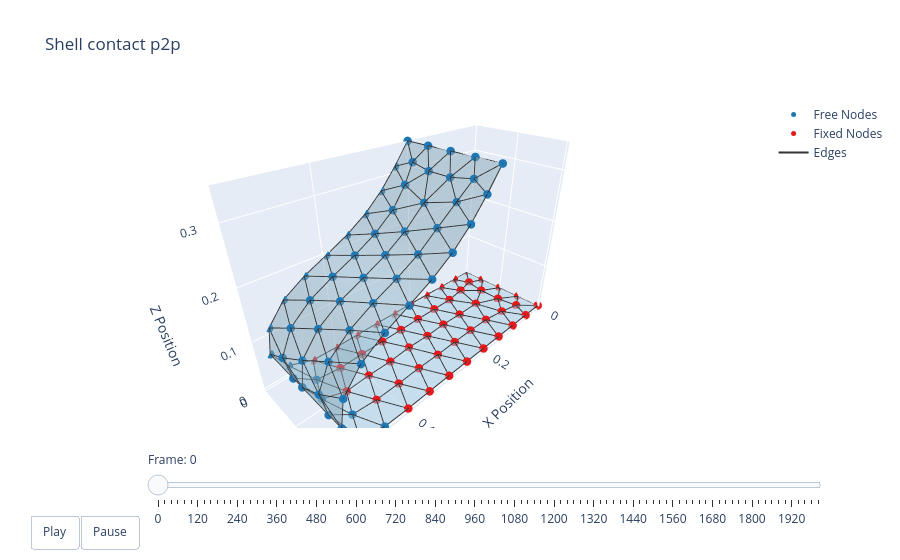

Notebook code cell kept with this figure:
### Code cell
t = np.arange(robot.sim_params.total_time, step=robot.sim_params.dt)
options = dismech.AnimationOptions(title='Shell contact p2p', plot_step=20)

fig = dismech.get_interactive_animation_plotly(robot, t, qs, options)
fig.show()

### Figure 1 — Plotly figure (JSON) as saved in the notebook; plotly's stock layout.template omitted (floating-point values rounded to 4 significant figures; data arrays with more than 128 entries replaced by an {"elided": "..."} marker saying what was removed)
{"data": [{"marker": {"color": "#1f78b4", "size": 5}, "mode": "markers", "name": "Free Nodes", "type": "scatter3d", "x": [0.2, 0.2, 0.4964, 0.5222, 0.5139, 0.4812, 0.4386, 0.3932, 0.3481, 0.3054, 0.2667, 0.2321, 0.2322, 0.2669, 0.3056, 0.3484, 0.3935, 0.439, 0.4815, 0.514, 0.5223, 0.4962, 0.4498, 0.2, 0.2, 0.2, 0.2215, 0.2489, 0.226, 0.2845, 0.2261, 0.3259, 0.2211, 0.3705, 0.4163, 0.2488, 0.4612, 0.2845, 0.5003, 0.3261, 0.5224, 0.3706, 0.5132, 0.4165, 0.4742, 0.4612, 0.5004, 0.5226, 0.5133, 0.4742, 0.2613, 0.3051, 0.348, 0.3935, 0.4392, 0.4822, 0.5145, 0.5222, 0.4963], "y": [-4.777e-08, 0.2, 0.0003925, 0.0003606, 0.0001345, 7.306e-06, 4.197e-06, 3.788e-05, 6.414e-05, 7.894e-05, 8.065e-05, 6.538e-05, 0.1999, 0.1999, 0.1999, 0.1999, 0.1999, 0.1999, 0.1998, 0.1998, 0.1997, 0.1998, 0.2, 0.05, 0.1, 0.15, 0.03413, 0.04308, 0.07646, 0.04944, 0.1231, 0.05003, 0.1659, 0.05006, 0.05007, 0.1568, 0.05041, 0.1505, 0.05062, 0.1505, 0.05063, 0.15, 0.05095, 0.1499, 0.0509, 0.1509, 0.1507, 0.1507, 0.151, 0.1518, 0.1, 0.1, 0.1001, 0.1001, 0.09993, 0.1015, 0.1017, 0.1, 0.1034], "z": [0.35, 0.35, 0.01888, 0.06156, 0.1107, 0.1485, 0.1746, 0.1956, 0.2173, 0.2435, 0.2753, 0.3115, 0.3116, 0.2755, 0.2438, 0.2177, 0.1961, 0.1751, 0.1489, 0.111, 0.06186, 0.01934, 0.001112, 0.35, 0.35, 0.35, 0.3236, 0.2923, 0.3181, 0.2588, 0.318, 0.2295, 0.3243, 0.206, 0.1857, 0.2925, 0.1633, 0.259, 0.1319, 0.2296, 0.08709, 0.2063, 0.03777, 0.1861, 0.006582, 0.1637, 0.132, 0.08703, 0.03816, 0.006792, 0.2793, 0.2431, 0.2172, 0.196, 0.1755, 0.1492, 0.1108, 0.06185, 0.01922]}, {"marker": {"color": "#e31a1c", "size": 5}, "mode": "markers", "name": "Fixed Nodes", "type": "scatter3d", "x": [0.0, 0.0, 0.0, 0.0, 0.0, 0.05, 0.1, 0.15, 0.1999, 0.2499, 0.2999, 0.3499, 0.3998, 0.4498, 0.3998, 0.3498, 0.2998, 0.2499, 0.1999, 0.1499, 0.1, 0.05, 0.2499, 0.2002, 0.15, 0.09278, 0.4248, 0.3748, 0.3249, 0.2748, 0.225, 0.4247, 0.1748, 0.375, 0.1242, 0.3247, 0.07606, 0.2748, 0.03415, 0.2248, 0.1748, 0.04128, 0.124, 0.04119, 0.07543, 0.03351, 0.4499, 0.3998, 0.3501, 0.2996], "y": [0.0, 0.2, 0.15, 0.1, 0.05, 0.0, 0.0, -1.008e-05, -1.571e-06, 1.64e-05, 3.637e-05, 6.031e-05, 9.715e-05, 0.000202, 0.2001, 0.2001, 0.2001, 0.2, 0.2, 0.2, 0.2, 0.2, 0.1, 0.09838, 0.1, 0.09995, 0.05023, 0.04944, 0.04975, 0.04983, 0.0492, 0.1506, 0.04948, 0.1509, 0.04937, 0.1501, 0.0427, 0.1507, 0.03415, 0.1498, 0.1496, 0.07625, 0.1505, 0.1231, 0.1569, 0.1659, 0.1027, 0.1001, 0.1015, 0.09858], "z": [0.0, 0.0, 0.0, 0.0, 0.0, 0.0, 0.0, 0.0005137, 0.0006821, 0.000727, 0.0007226, 0.0004944, -0.0001653, 0.0009528, -0.0001719, 0.0004919, 0.0007229, 0.0007241, 0.0006787, 0.0005126, 0.0, 0.0, 0.0004917, 0.0004761, 0.0003689, 0.0, -0.0006832, -9.523e-05, 0.0004411, 0.0005486, 0.0005434, -0.0007109, 0.0004984, -0.0001153, 0.0002766, 0.0004373, 0.0, 0.0005465, 0.0, 0.0005375, 0.0004946, 0.0, 0.0002755, 0.0, 0.0, 0.0, 0.0006853, -0.0006236, 0.0001738, 0.0004658]}, {"line": {"color": "#333333", "width": 2}, "mode": "lines", "name": "Edges", "type": "scatter3d", "x": {"elided": "828 float values"}, "y": {"elided": "828 float values"}, "z": {"elided": "828 float values"}}, {"color": "rgba(166, 206, 227, 0.7)", "i": {"elided": "168 int values"}, "j": {"elided": "168 int values"}, "k": {"elided": "168 int values"}, "name": "Faces", "opacity": 0.7, "showscale": false, "type": "mesh3d", "x": [0.0, 0.2, 0.2, 0.0, 0.0, 0.0, 0.0, 0.05, 0.1, 0.15, 0.1999, 0.2499, 0.2999, 0.3499, 0.3998, 0.4498, 0.4964, 0.5222, 0.5139, 0.4812, 0.4386, 0.3932, 0.3481, 0.3054, 0.2667, 0.2321, 0.2322, 0.2669, 0.3056, 0.3484, 0.3935, 0.439, 0.4815, 0.514, 0.5223, 0.4962, 0.4498, 0.3998, 0.3498, 0.2998, 0.2499, 0.1999, 0.1499, 0.1, 0.05, 0.2, 0.2, 0.2, 0.2499, 0.2002, 0.15, 0.09278, 0.2215, 0.2489, 0.226, 0.2845, 0.2261, 0.3259, 0.2211, 0.3705, 0.4163, 0.2488, 0.4612, 0.2845, 0.5003, 0.3261, 0.5224, 0.3706, 0.5132, 0.4165, 0.4742, 0.4612, 0.4248, 0.5004, 0.3748, 0.5226, 0.3249, 0.5133, 0.2748, 0.4742, 0.225, 0.4247, 0.1748, 0.375, 0.1242, 0.3247, 0.07606, 0.2748, 0.03415, 0.2248, 0.1748, 0.04128, 0.124, 0.04119, 0.07543, 0.03351, 0.2613, 0.3051, 0.348, 0.3935, 0.4392, 0.4822, 0.5145, 0.5222, 0.4963, 0.4499, 0.3998, 0.3501, 0.2996], "y": [0.0, -4.777e-08, 0.2, 0.2, 0.15, 0.1, 0.05, 0.0, 0.0, -1.008e-05, -1.571e-06, 1.64e-05, 3.637e-05, 6.031e-05, 9.715e-05, 0.000202, 0.0003925, 0.0003606, 0.0001345, 7.306e-06, 4.197e-06, 3.788e-05, 6.414e-05, 7.894e-05, 8.065e-05, 6.538e-05, 0.1999, 0.1999, 0.1999, 0.1999, 0.1999, 0.1999, 0.1998, 0.1998, 0.1997, 0.1998, 0.2, 0.2001, 0.2001, 0.2001, 0.2, 0.2, 0.2, 0.2, 0.2, 0.05, 0.1, 0.15, 0.1, 0.09838, 0.1, 0.09995, 0.03413, 0.04308, 0.07646, 0.04944, 0.1231, 0.05003, 0.1659, 0.05006, 0.05007, 0.1568, 0.05041, 0.1505, 0.05062, 0.1505, 0.05063, 0.15, 0.05095, 0.1499, 0.0509, 0.1509, 0.05023, 0.1507, 0.04944, 0.1507, 0.04975, 0.151, 0.04983, 0.1518, 0.0492, 0.1506, 0.04948, 0.1509, 0.04937, 0.1501, 0.0427, 0.1507, 0.03415, 0.1498, 0.1496, 0.07625, 0.1505, 0.1231, 0.1569, 0.1659, 0.1, 0.1, 0.1001, 0.1001, 0.09993, 0.1015, 0.1017, 0.1, 0.1034, 0.1027, 0.1001, 0.1015, 0.09858], "z": [0.0, 0.35, 0.35, 0.0, 0.0, 0.0, 0.0, 0.0, 0.0, 0.0005137, 0.0006821, 0.000727, 0.0007226, 0.0004944, -0.0001653, 0.0009528, 0.01888, 0.06156, 0.1107, 0.1485, 0.1746, 0.1956, 0.2173, 0.2435, 0.2753, 0.3115, 0.3116, 0.2755, 0.2438, 0.2177, 0.1961, 0.1751, 0.1489, 0.111, 0.06186, 0.01934, 0.001112, -0.0001719, 0.0004919, 0.0007229, 0.0007241, 0.0006787, 0.0005126, 0.0, 0.0, 0.35, 0.35, 0.35, 0.0004917, 0.0004761, 0.0003689, 0.0, 0.3236, 0.2923, 0.3181, 0.2588, 0.318, 0.2295, 0.3243, 0.206, 0.1857, 0.2925, 0.1633, 0.259, 0.1319, 0.2296, 0.08709, 0.2063, 0.03777, 0.1861, 0.006582, 0.1637, -0.0006832, 0.132, -9.523e-05, 0.08703, 0.0004411, 0.03816, 0.0005486, 0.006792, 0.0005434, -0.0007109, 0.0004984, -0.0001153, 0.0002766, 0.0004373, 0.0, 0.0005465, 0.0, 0.0005375, 0.0004946, 0.0, 0.0002755, 0.0, 0.0, 0.0, 0.2793, 0.2431, 0.2172, 0.196, 0.1755, 0.1492, 0.1108, 0.06185, 0.01922, 0.0006853, -0.0006236, 0.0001738, 0.0004658]}], "layout": {"scene": {"camera": {"eye": {"x": 1.225, "y": 1.225, "z": 1.0}}, "xaxis": {"range": [0, 0.545], "title": {"text": "X Position"}}, "yaxis": {"range": [-0.0002132, 0.204], "title": {"text": "Y Position"}}, "zaxis": {"range": [-0.005195, 0.35], "title": {"text": "Z Position"}}}, "sliders": [{"currentvalue": {"prefix": "Frame: "}, "steps": [{"args": [["0"], {"frame": {"duration": 50, "redraw": true}, "mode": "immediate"}], "label": "0", "method": "animate"}, {"args": [["1"], {"frame": {"duration": 50, "redraw": true}, "mode": "immediate"}], "label": "20", "method": "animate"}, {"args": [["2"], {"frame": {"duration": 50, "redraw": true}, "mode": "immediate"}], "label": "40", "method": "animate"}, {"args": [["3"], {"frame": {"duration": 50, "redraw": true}, "mode": "immediate"}], "label": "60", "method": "animate"}, {"args": [["4"], {"frame": {"duration": 50, "redraw": true}, "mode": "immediate"}], "label": "80", "method": "animate"}, {"args": [["5"], {"frame": {"duration": 50, "redraw": true}, "mode": "immediate"}], "label": "100", "method": "animate"}, {"args": [["6"], {"frame": {"duration": 50, "redraw": true}, "mode": "immediate"}], "label": "120", "method": "animate"}, {"args": [["7"], {"frame": {"duration": 50, "redraw": true}, "mode": "immediate"}], "label": "140", "method": "animate"}, {"args": [["8"], {"frame": {"duration": 50, "redraw": true}, "mode": "immediate"}], "label": "160", "method": "animate"}, {"args": [["9"], {"frame": {"duration": 50, "redraw": true}, "mode": "immediate"}], "label": "180", "method": "animate"}, {"args": [["10"], {"frame": {"duration": 50, "redraw": true}, "mode": "immediate"}], "label": "200", "method": "animate"}, {"args": [["11"], {"frame": {"duration": 50, "redraw": true}, "mode": "immediate"}], "label": "220", "method": "animate"}, {"args": [["12"], {"frame": {"duration": 50, "redraw": true}, "mode": "immediate"}], "label": "240", "method": "animate"}, {"args": [["13"], {"frame": {"duration": 50, "redraw": true}, "mode": "immediate"}], "label": "260", "method": "animate"}, {"args": [["14"], {"frame": {"duration": 50, "redraw": true}, "mode": "immediate"}], "label": "280", "method": "animate"}, {"args": [["15"], {"frame": {"duration": 50, "redraw": true}, "mode": "immediate"}], "label": "300", "method": "animate"}, {"args": [["16"], {"frame": {"duration": 50, "redraw": true}, "mode": "immediate"}], "label": "320", "method": "animate"}, {"args": [["17"], {"frame": {"duration": 50, "redraw": true}, "mode": "immediate"}], "label": "340", "method": "animate"}, {"args": [["18"], {"frame": {"duration": 50, "redraw": true}, "mode": "immediate"}], "label": "360", "method": "animate"}, {"args": [["19"], {"frame": {"duration": 50, "redraw": true}, "mode": "immediate"}], "label": "380", "method": "animate"}, {"args": [["20"], {"frame": {"duration": 50, "redraw": true}, "mode": "immediate"}], "label": "400", "method": "animate"}, {"args": [["21"], {"frame": {"duration": 50, "redraw": true}, "mode": "immediate"}], "label": "420", "method": "animate"}, {"args": [["22"], {"frame": {"duration": 50, "redraw": true}, "mode": "immediate"}], "label": "440", "method": "animate"}, {"args": [["23"], {"frame": {"duration": 50, "redraw": true}, "mode": "immediate"}], "label": "460", "method": "animate"}, {"args": [["24"], {"frame": {"duration": 50, "redraw": true}, "mode": "immediate"}], "label": "480", "method": "animate"}, {"args": [["25"], {"frame": {"duration": 50, "redraw": true}, "mode": "immediate"}], "label": "500", "method": "animate"}, {"args": [["26"], {"frame": {"duration": 50, "redraw": true}, "mode": "immediate"}], "label": "520", "method": "animate"}, {"args": [["27"], {"frame": {"duration": 50, "redraw": true}, "mode": "immediate"}], "label": "540", "method": "animate"}, {"args": [["28"], {"frame": {"duration": 50, "redraw": true}, "mode": "immediate"}], "label": "560", "method": "animate"}, {"args": [["29"], {"frame": {"duration": 50, "redraw": true}, "mode": "immediate"}], "label": "580", "method": "animate"}, {"args": [["30"], {"frame": {"duration": 50, "redraw": true}, "mode": "immediate"}], "label": "600", "method": "animate"}, {"args": [["31"], {"frame": {"duration": 50, "redraw": true}, "mode": "immediate"}], "label": "620", "method": "animate"}, {"args": [["32"], {"frame": {"duration": 50, "redraw": true}, "mode": "immediate"}], "label": "640", "method": "animate"}, {"args": [["33"], {"frame": {"duration": 50, "redraw": true}, "mode": "immediate"}], "label": "660", "method": "animate"}, {"args": [["34"], {"frame": {"duration": 50, "redraw": true}, "mode": "immediate"}], "label": "680", "method": "animate"}, {"args": [["35"], {"frame": {"duration": 50, "redraw": true}, "mode": "immediate"}], "label": "700", "method": "animate"}, {"args": [["36"], {"frame": {"duration": 50, "redraw": true}, "mode": "immediate"}], "label": "720", "method": "animate"}, {"args": [["37"], {"frame": {"duration": 50, "redraw": true}, "mode": "immediate"}], "label": "740", "method": "animate"}, {"args": [["38"], {"frame": {"duration": 50, "redraw": true}, "mode": "immediate"}], "label": "760", "method": "animate"}, {"args": [["39"], {"frame": {"duration": 50, "redraw": true}, "mode": "immediate"}], "label": "780", "method": "animate"}, {"args": [["40"], {"frame": {"duration": 50, "redraw": true}, "mode": "immediate"}], "label": "800", "method": "animate"}, {"args": [["41"], {"frame": {"duration": 50, "redraw": true}, "mode": "immediate"}], "label": "820", "method": "animate"}, {"args": [["42"], {"frame": {"duration": 50, "redraw": true}, "mode": "immediate"}], "label": "840", "method": "animate"}, {"args": [["43"], {"frame": {"duration": 50, "redraw": true}, "mode": "immediate"}], "label": "860", "method": "animate"}, {"args": [["44"], {"frame": {"duration": 50, "redraw": true}, "mode": "immediate"}], "label": "880", "method": "animate"}, {"args": [["45"], {"frame": {"duration": 50, "redraw": true}, "mode": "immediate"}], "label": "900", "method": "animate"}, {"args": [["46"], {"frame": {"duration": 50, "redraw": true}, "mode": "immediate"}], "label": "920", "method": "animate"}, {"args": [["47"], {"frame": {"duration": 50, "redraw": true}, "mode": "immediate"}], "label": "940", "method": "animate"}, {"args": [["48"], {"frame": {"duration": 50, "redraw": true}, "mode": "immediate"}], "label": "960", "method": "animate"}, {"args": [["49"], {"frame": {"duration": 50, "redraw": true}, "mode": "immediate"}], "label": "980", "method": "animate"}, {"args": [["50"], {"frame": {"duration": 50, "redraw": true}, "mode": "immediate"}], "label": "1000", "method": "animate"}, {"args": [["51"], {"frame": {"duration": 50, "redraw": true}, "mode": "immediate"}], "label": "1020", "method": "animate"}, {"args": [["52"], {"frame": {"duration": 50, "redraw": true}, "mode": "immediate"}], "label": "1040", "method": "animate"}, {"args": [["53"], {"frame": {"duration": 50, "redraw": true}, "mode": "immediate"}], "label": "1060", "method": "animate"}, {"args": [["54"], {"frame": {"duration": 50, "redraw": true}, "mode": "immediate"}], "label": "1080", "method": "animate"}, {"args": [["55"], {"frame": {"duration": 50, "redraw": true}, "mode": "immediate"}], "label": "1100", "method": "animate"}, {"args": [["56"], {"frame": {"duration": 50, "redraw": true}, "mode": "immediate"}], "label": "1120", "method": "animate"}, {"args": [["57"], {"frame": {"duration": 50, "redraw": true}, "mode": "immediate"}], "label": "1140", "method": "animate"}, {"args": [["58"], {"frame": {"duration": 50, "redraw": true}, "mode": "immediate"}], "label": "1160", "method": "animate"}, {"args": [["59"], {"frame": {"duration": 50, "redraw": true}, "mode": "immediate"}], "label": "1180", "method": "animate"}, {"args": [["60"], {"frame": {"duration": 50, "redraw": true}, "mode": "immediate"}], "label": "1200", "method": "animate"}, {"args": [["61"], {"frame": {"duration": 50, "redraw": true}, "mode": "immediate"}], "label": "1220", "method": "animate"}, {"args": [["62"], {"frame": {"duration": 50, "redraw": true}, "mode": "immediate"}], "label": "1240", "method": "animate"}, {"args": [["63"], {"frame": {"duration": 50, "redraw": true}, "mode": "immediate"}], "label": "1260", "method": "animate"}, {"args": [["64"], {"frame": {"duration": 50, "redraw": true}, "mode": "immediate"}], "label": "1280", "method": "animate"}, {"args": [["65"], {"frame": {"duration": 50, "redraw": true}, "mode": "immediate"}], "label": "1300", "method": "animate"}, {"args": [["66"], {"frame": {"duration": 50, "redraw": true}, "mode": "immediate"}], "label": "1320", "method": "animate"}, {"args": [["67"], {"frame": {"duration": 50, "redraw": true}, "mode": "immediate"}], "label": "1340", "method": "animate"}, {"args": [["68"], {"frame": {"duration": 50, "redraw": true}, "mode": "immediate"}], "label": "1360", "method": "animate"}, {"args": [["69"], {"frame": {"duration": 50, "redraw": true}, "mode": "immediate"}], "label": "1380", "method": "animate"}, {"args": [["70"], {"frame": {"duration": 50, "redraw": true}, "mode": "immediate"}], "label": "1400", "method": "animate"}, {"args": [["71"], {"frame": {"duration": 50, "redraw": true}, "mode": "immediate"}], "label": "1420", "method": "animate"}, {"args": [["72"], {"frame": {"duration": 50, "redraw": true}, "mode": "immediate"}], "label": "1440", "method": "animate"}, {"args": [["73"], {"frame": {"duration": 50, "redraw": true}, "mode": "immediate"}], "label": "1460", "method": "animate"}, {"args": [["74"], {"frame": {"duration": 50, "redraw": true}, "mode": "immediate"}], "label": "1480", "method": "animate"}, {"args": [["75"], {"frame": {"duration": 50, "redraw": true}, "mode": "immediate"}], "label": "1500", "method": "animate"}, {"args": [["76"], {"frame": {"duration": 50, "redraw": true}, "mode": "immediate"}], "label": "1520", "method": "animate"}, {"args": [["77"], {"frame": {"duration": 50, "redraw": true}, "mode": "immediate"}], "label": "1540", "method": "animate"}, {"args": [["78"], {"frame": {"duration": 50, "redraw": true}, "mode": "immediate"}], "label": "1560", "method": "animate"}, {"args": [["79"], {"frame": {"duration": 50, "redraw": true}, "mode": "immediate"}], "label": "1580", "method": "animate"}, {"args": [["80"], {"frame": {"duration": 50, "redraw": true}, "mode": "immediate"}], "label": "1600", "method": "animate"}, {"args": [["81"], {"frame": {"duration": 50, "redraw": true}, "mode": "immediate"}], "label": "1620", "method": "animate"}, {"args": [["82"], {"frame": {"duration": 50, "redraw": true}, "mode": "immediate"}], "label": "1640", "method": "animate"}, {"args": [["83"], {"frame": {"duration": 50, "redraw": true}, "mode": "immediate"}], "label": "1660", "method": "animate"}, {"args": [["84"], {"frame": {"duration": 50, "redraw": true}, "mode": "immediate"}], "label": "1680", "method": "animate"}, {"args": [["85"], {"frame": {"duration": 50, "redraw": true}, "mode": "immediate"}], "label": "1700", "method": "animate"}, {"args": [["86"], {"frame": {"duration": 50, "redraw": true}, "mode": "immediate"}], "label": "1720", "method": "animate"}, {"args": [["87"], {"frame": {"duration": 50, "redraw": true}, "mode": "immediate"}], "label": "1740", "method": "animate"}, {"args": [["88"], {"frame": {"duration": 50, "redraw": true}, "mode": "immediate"}], "label": "1760", "method": "animate"}, {"args": [["89"], {"frame": {"duration": 50, "redraw": true}, "mode": "immediate"}], "label": "1780", "method": "animate"}, {"args": [["90"], {"frame": {"duration": 50, "redraw": true}, "mode": "immediate"}], "label": "1800", "method": "animate"}, {"args": [["91"], {"frame": {"duration": 50, "redraw": true}, "mode": "immediate"}], "label": "1820", "method": "animate"}, {"args": [["92"], {"frame": {"duration": 50, "redraw": true}, "mode": "immediate"}], "label": "1840", "method": "animate"}, {"args": [["93"], {"frame": {"duration": 50, "redraw": true}, "mode": "immediate"}], "label": "1860", "method": "animate"}, {"args": [["94"], {"frame": {"duration": 50, "redraw": true}, "mode": "immediate"}], "label": "1880", "method": "animate"}, {"args": [["95"], {"frame": {"duration": 50, "redraw": true}, "mode": "immediate"}], "label": "1900", "method": "animate"}, {"args": [["96"], {"frame": {"duration": 50, "redraw": true}, "mode": "immediate"}], "label": "1920", "method": "animate"}, {"args": [["97"], {"frame": {"duration": 50, "redraw": true}, "mode": "immediate"}], "label": "1940", "method": "animate"}, {"args": [["98"], {"frame": {"duration": 50, "redraw": true}, "mode": "immediate"}], "label": "1960", "method": "animate"}, {"args": [["99"], {"frame": {"duration": 50, "redraw": true}, "mode": "immediate"}], "label": "1980", "method": "animate"}, {"args": [["100"], {"frame": {"duration": 50, "redraw": true}, "mode": "immediate"}], "label": "1999", "method": "animate"}], "transition": {"duration": 0}, "x": 0.1, "y": 0}], "title": {"text": "Shell contact p2p"}, "updatemenus": [{"buttons": [{"args": [null, {"frame": {"duration": 50, "redraw": true}, "fromcurrent": true}], "label": "Play", "method": "animate"}, {"args": [[null], {"frame": {"duration": 0, "redraw": true}, "mode": "immediate"}], "label": "Pause", "method": "animate"}], "direction": "left", "pad": {"r": 10, "t": 87}, "showactive": false, "type": "buttons", "x": 0.1, "xanchor": "right", "y": 0, "yanchor": "top"}]}}
